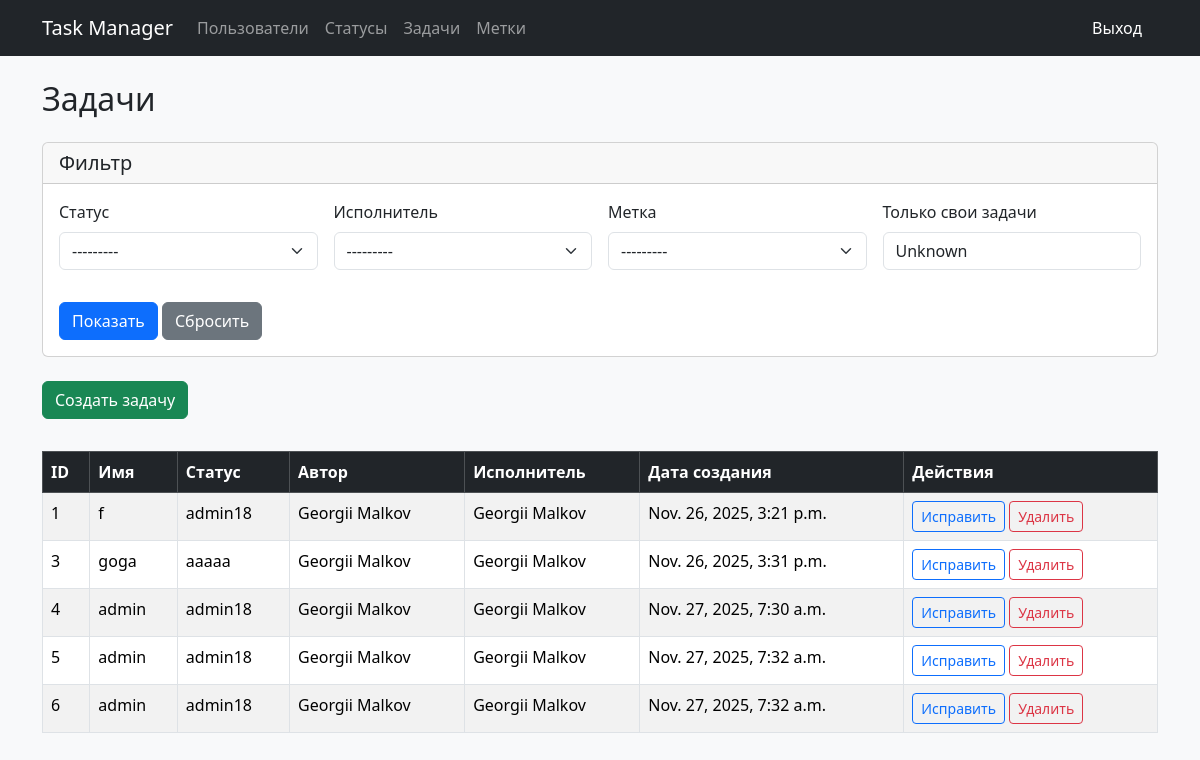
The app's page /tasks/ (signed in), older data.
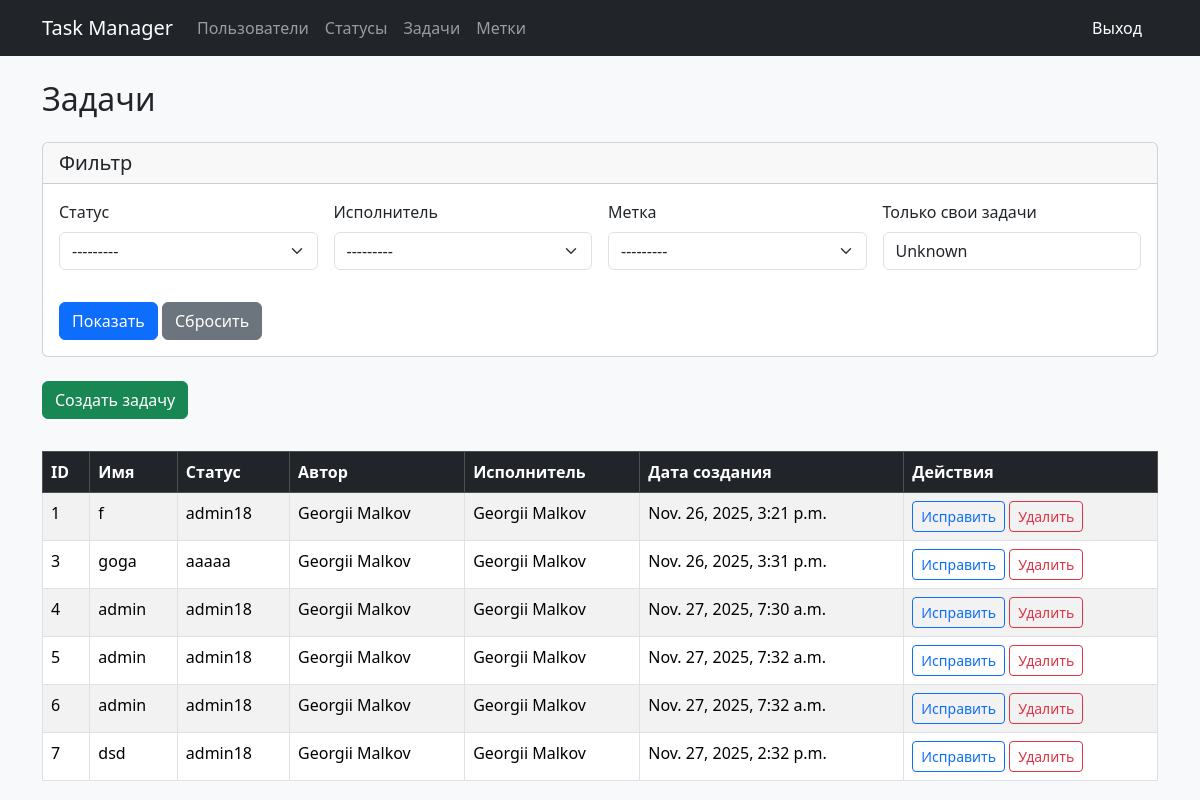
The same page, newer data.
### task_manager/models.py (models this page shows, shortened)
class Tasks(models.Model):
    name = models.CharField(max_length=300)
    status = models.ForeignKey(Statuses, on_delete=models.PROTECT, related_name='tasks')
    author = models.ForeignKey(Users, on_delete=models.PROTECT, related_name='authored_tasks', null=True, blank=True) #id?
    executor = models.ForeignKey(Users, on_delete=models.PROTECT, related_name='executed_tasks', null=True, blank=True)
    created_at = models.DateTimeField(default=timezone.now)

class Statuses(models.Model):
    name = models.CharField(max_length=300)
    def __str__(self):
        return self.name

class Users(models.Model):
    user = models.OneToOneField(User, on_delete=models.CASCADE, related_name='profile', null=True, blank=True)
    username = models.CharField(max_length=300)
    fullname = models.CharField(max_length=300)
    created_at = models.DateTimeField(default=timezone.now)
    def __str__(self):
        return self.username

### task_manager/views.py (the view)
# urls.py: path('tasks/', tasks, name='tasks'),
@login_required
def tasks(request):
    tasks_list = Tasks.objects.all()
    task_filter = TaskFilter(request.GET, queryset=tasks_list)
    filtered_tasks = task_filter.qs
    if request.GET.get('self_tasks') == 'on':
        user_profile = Users.objects.filter(user=request.user).first()
        if user_profile:
            filtered_tasks = filtered_tasks.filter(author=user_profile)
    return render(request, "tasks.html", {"tasks": filtered_tasks, "filter": task_filter})

### task_manager/models.py (called while the page is built)
    def __str__(self):
        return self.name

### task_manager/templates/tasks.html (shortened to what this page needs)
{% extends "base.html" %}
{% load django_bootstrap5 %}
{% load i18n %}
{% block content %}
  <h2 class="mb-4">{% translate "Задачи" %}</h2>
  <div class="card mb-4">
    <div class="card-header">
      <h5 class="mb-0">{% translate "Фильтр" %}</h5>
    </div>
    <div class="card-body">
      <form method="get" class="row g-3">
        <div class="col-md-3">
          {% bootstrap_field filter.form.status show_label=True %}
        </div>
        <div class="col-md-3">
          {% bootstrap_field filter.form.executor show_label=True %}
        </div>
        <div class="col-md-3">
          {% bootstrap_field filter.form.labels show_label=True %}
        </div>
        <div class="col-md-3">
          {% bootstrap_field filter.form.self_tasks show_label=True %}
        </div>
        <div class="col-12">
          <button type="submit" class="btn btn-primary">{% translate "Показать" %}</button>
          <a href="{% url 'tasks' %}" class="btn btn-secondary">{% translate "Сбросить" %}</a>
        </div>
      </form>
    </div>
  </div>
  <a href="{% url 'tasks_create' %}" class="btn btn-success mb-3">{% translate "Создать задачу" %}</a>
  <table class="table mt-3 table-bordered table-striped table-hover">
    <thead class="table-dark">
      <tr>
        <th>ID</th>
        <th>Имя</th>
        <th>Статус</th>
        <th>Автор</th>
        <th>Исполнитель</th>
        <th>Дата создания</th>
        <th>Действия</th>
      </tr>
    </thead>
    <tbody>
      {% for task in tasks %}
      <tr>
        <td>{{ task.id }}</td>
        <td>{{ task.name }}</td>
        <td>{% if task.status %}{{ task.status.name}}{% else %}-{% endif %}</td>
        <td>{% if task.author %}{{ task.author.fullname }}{% else %}-{% endif %}</td>
        <td>{% if task.executor %}{{ task.executor.fullname }}{% else %}-{% endif %}</td>
        <td>{{ task.created_at }}</td>
        <td>
          <a class="btn btn-sm btn-outline-primary"
             href="{% url 'tasks_edit' pk=task.id %}">
            {% translate "Исправить" %}
          </a>
          <a class="btn btn-sm btn-outline-danger"
             href="{% url 'tasks_delete' pk=task.id %}">
            {% translate "Удалить" %}
          </a>
        </td>
      </tr>
      {% endfor %}
    </tbody>
  </table>
{% endblock %}

Row changes from the older to the newer data that the page shows:
added Tasks: id "7", name "dsd", status.name "admin18", author.fullname "Georgii Malkov", executor.fullname "Georgii Malkov", created_at "Nov. 27, 2025, 2:32 p.m."
